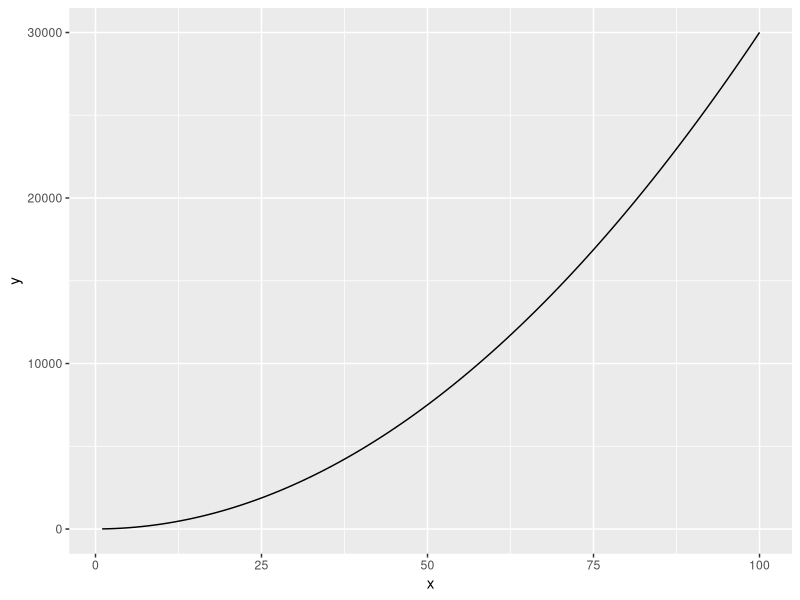
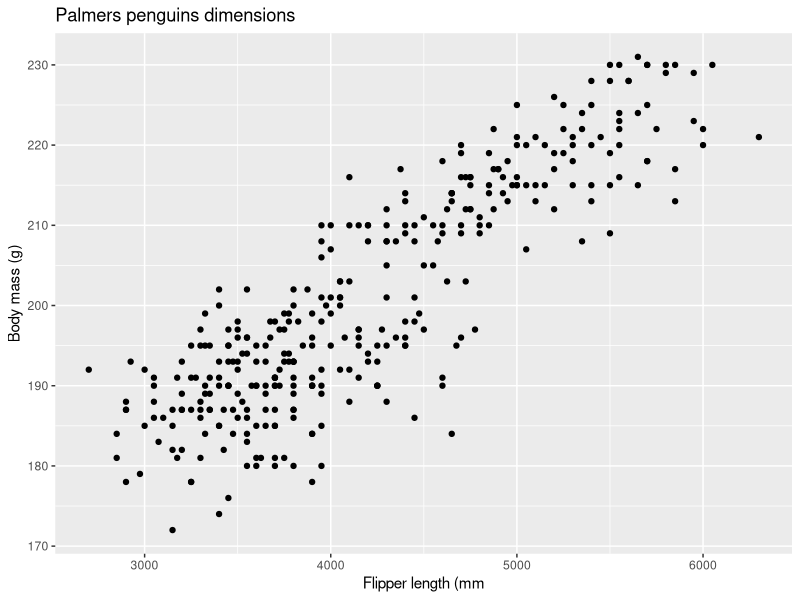
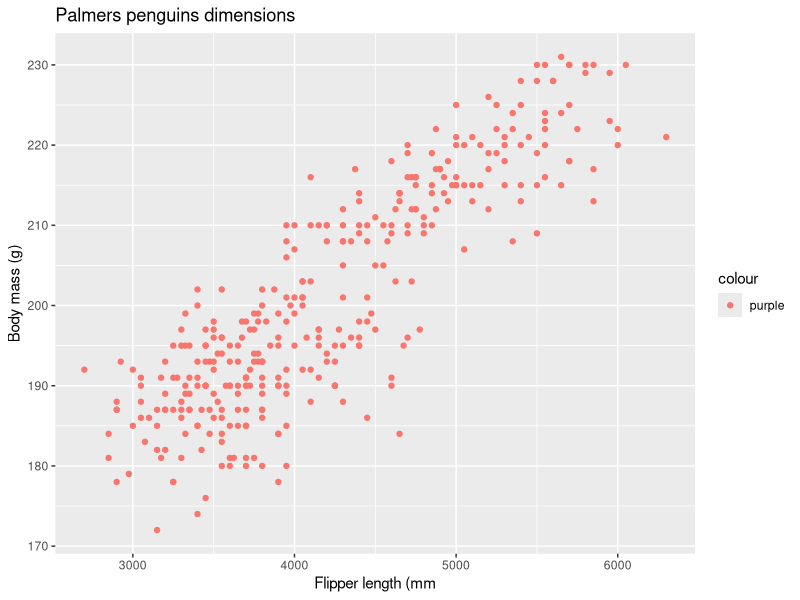
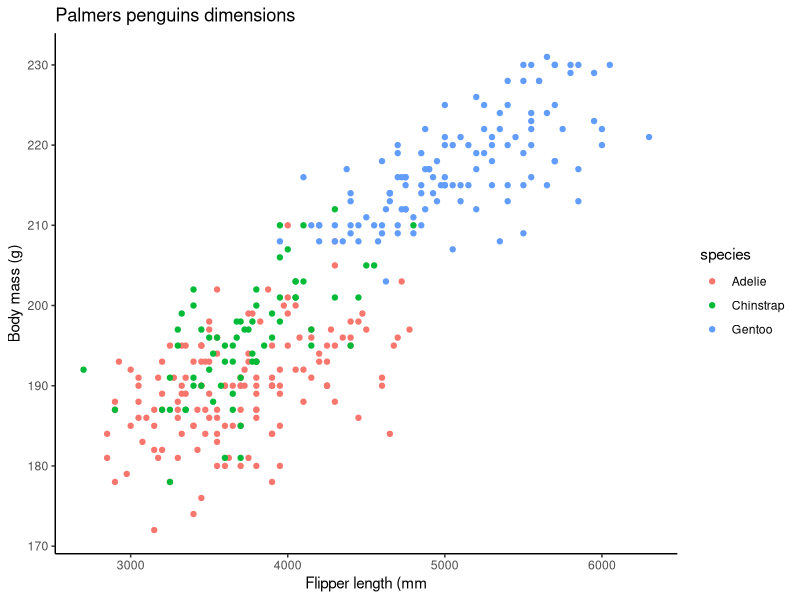

R code for these plots, in order:
## ---- chunk 1
library(tidyverse)
library(palmerpenguins)


## ---- chunk 2
fx = function(x){
  3*x^2+4
}
#Geom function mark
# Just 1 and 100 in the data frame
#Create a vector with multiple elements using c()
#AES aethetic mapping x = x because the data frame only has two x variables
ggplot(data.frame(x = c(1,100)),aes(x = x) ) + geom_function(fun = fx)

## ---- chunk 3
fxyz = expression(2*x*y + 3*(x^2) * (z^3))
dfdy = D(fxyz,'y')
dfdy
## ---- chunk 4
ggplot(data = penguins, aes(x = penguins$body_mass_g, y = penguins$flipper_length_mm)) + geom_point() +labs(x = "Flipper length (mm",
    y = "Body mass (g)", title = "Palmers penguins dimensions")
## ---- chunk 5
ggplot(data = penguins, aes(x = penguins$body_mass_g, y = penguins$flipper_length_mm, color = 'purple')) + geom_point() +labs(x = "Flipper length (mm",
    y = "Body mass (g)", title = "Palmers penguins dimensions")
## ---- chunk 6
ggplot(data = penguins, aes(x = penguins$body_mass_g, y = penguins$flipper_length_mm, color = species)) + geom_point() +labs(x = "Flipper length (mm",
    y = "Body mass (g)", title = "Palmers penguins dimensions") + theme_classic()
